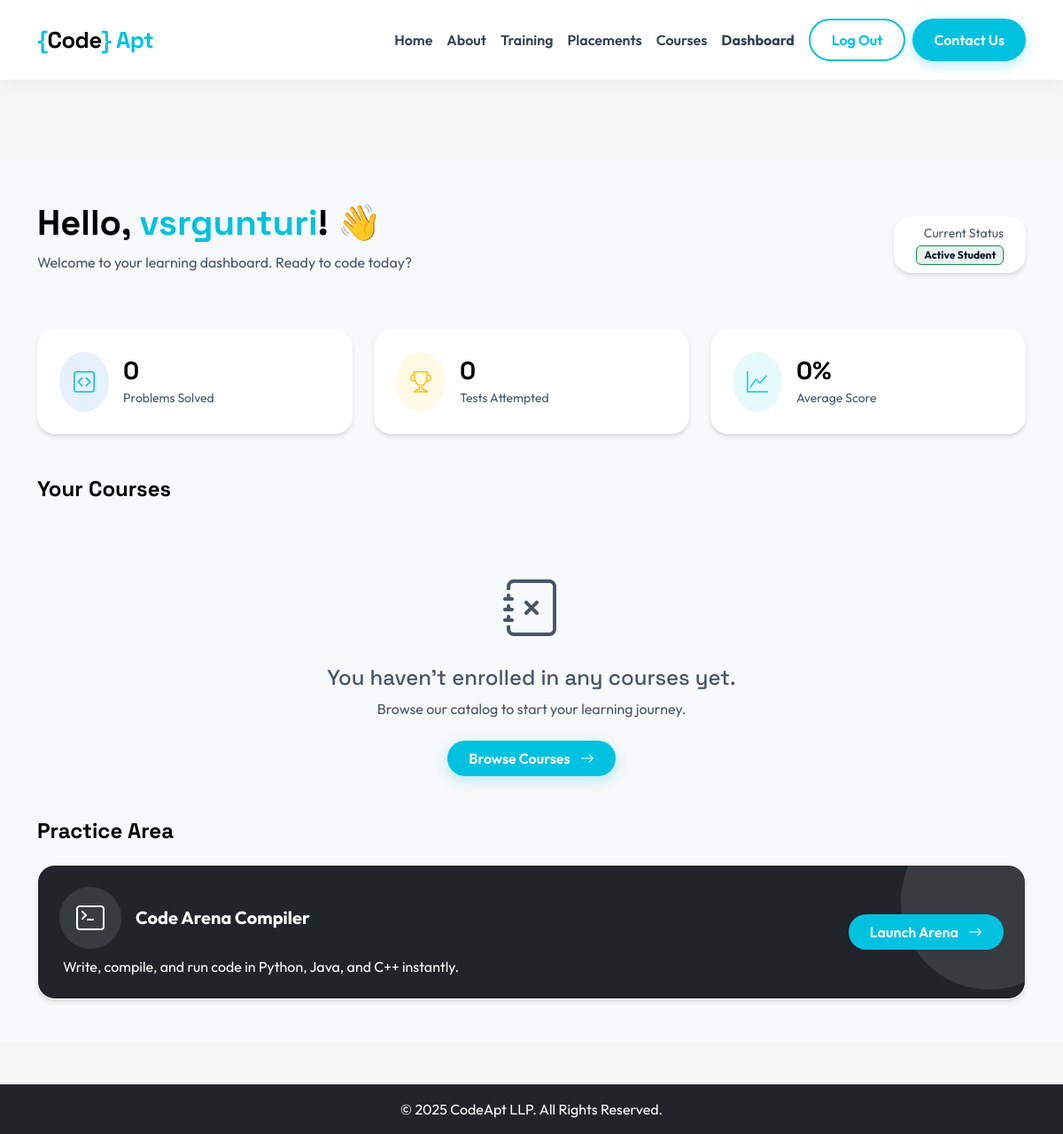
Page /dashboard/ (signed in) on the earlier database version.
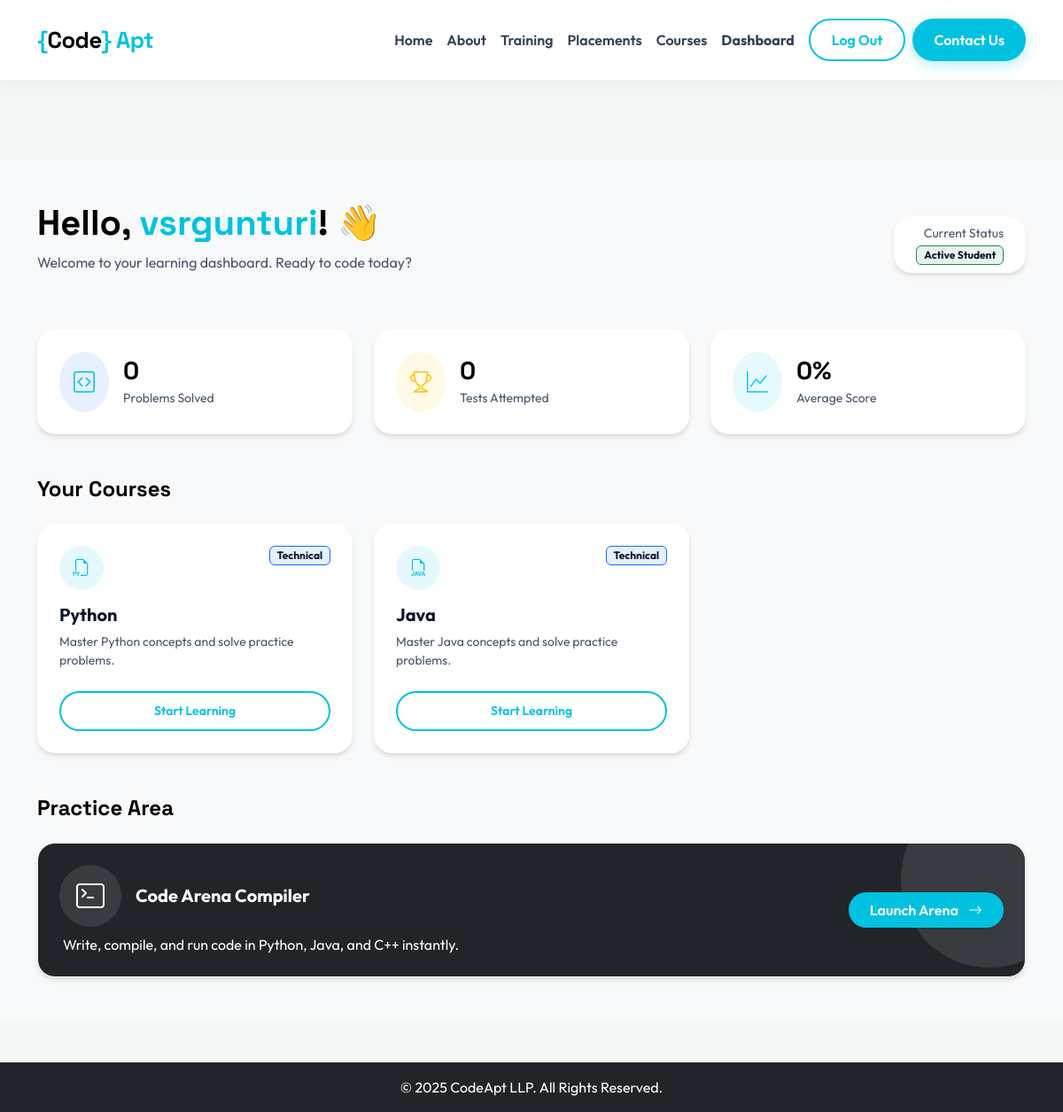
Same page on the later database version.
### curriculum/models.py (models this page shows, shortened)
class Subject(models.Model):
    program = models.ForeignKey(Program, on_delete=models.CASCADE, related_name='subjects')
    name = models.CharField(max_length=100)
    slug = models.SlugField(unique=True, blank=True)
    image = models.ImageField(upload_to='subjects/', blank=True, null=True)
    description = models.TextField(blank=True, help_text="Short summary for the course card")
    price = models.DecimalField(max_digits=10, decimal_places=2, default=0.00)
    discount_price = models.DecimalField(max_digits=10, decimal_places=2, blank=True, null=True, help_text="If set, shows original price with strikethrough")
    is_popular = models.BooleanField(default=False) # To show a "Bestseller" badge

class Program(models.Model):
    name = models.CharField(max_length=100)  # e.g., "Technical Training"
    description = models.TextField(blank=True)

### core/views.py (the view)
# urls.py: path('dashboard/', views.dashboard, name='dashboard'),
@login_required(login_url='login')
def dashboard(request):
    user_enrollments = Enrollment.objects.filter(user=request.user).select_related('subject')
    my_courses = [enrollment.subject for enrollment in user_enrollments]
    context = {
        'user': request.user,
        'subjects': my_courses  # Now this only contains enrolled courses
    }
    return render(request, 'core/dashboard.html', context)

### templates/core/dashboard.html (shortened to what this page needs)
{% extends 'base.html' %}
{% block content %}
<div class="bg-light py-5">
    <div class="container">
        <div class="row align-items-center mb-5">
            <div class="col-md-8">
                <h1 class="fw-bold brand-black">Hello, <span class="brand-cyan">{{ user.username }}</span>! 👋</h1>
                <p class="text-muted">Welcome to your learning dashboard. Ready to code today?</p>
            </div>
            <div class="col-md-4 text-md-end">
                <div class="content-card d-inline-block px-4 py-2">
                    <small class="text-muted d-block">Current Status</small>
                    <span class="badge bg-success bg-opacity-10 text-success border border-success">Active Student</span>
                </div>
            </div>
        </div>
        <div class="row g-4 mb-5">
            <div class="col-md-4">
                <div class="content-card p-4 d-flex align-items-center">
                    <div class="rounded-circle bg-primary bg-opacity-10 p-3 me-3">
                        <i class="bi bi-code-square fs-4 brand-cyan"></i>
                    </div>
                    <div>
                        <h3 class="fw-bold mb-0">0</h3>
                        <small class="text-muted">Problems Solved</small>
                    </div>
                </div>
            </div>
            <div class="col-md-4">
                <div class="content-card p-4 d-flex align-items-center">
                    <div class="rounded-circle bg-warning bg-opacity-10 p-3 me-3">
                        <i class="bi bi-trophy fs-4 text-warning"></i>
                    </div>
                    <div>
                        <h3 class="fw-bold mb-0">0</h3>
                        <small class="text-muted">Tests Attempted</small>
                    </div>
                </div>
            </div>
            <div class="col-md-4">
                <div class="content-card p-4 d-flex align-items-center">
                    <div class="rounded-circle bg-info bg-opacity-10 p-3 me-3">
                        <i class="bi bi-graph-up fs-4 text-info"></i>
                    </div>
                    <div>
                        <h3 class="fw-bold mb-0">0%</h3>
                        <small class="text-muted">Average Score</small>
                    </div>
                </div>
            </div>
        </div>
        <h4 class="fw-bold mb-4">Your Courses</h4>
        {% if subjects %}
        <div class="row g-4 mb-5">
            {% for subject in subjects %}
            <div class="col-md-6 col-lg-4">
                <div class="content-card p-4 h-100 d-flex flex-column">
                    <div class="d-flex justify-content-between align-items-start mb-3">
                        <div class="icon-box mb-0" style="width: 50px; height: 50px; font-size: 1.2rem;">
                            {% if "Python" in subject.name %}
                                <i class="bi bi-filetype-py"></i>
                            {% elif "Java" in subject.name %}
                                <i class="bi bi-filetype-java"></i>
                            {% elif "Aptitude" in subject.name %}
                                <i class="bi bi-calculator"></i>
                            {% else %}
                                <i class="bi bi-code-slash"></i>
                            {% endif %}
                        </div>
                        <span class="badge bg-primary bg-opacity-10 text-primary border border-primary">
                            {{ subject.program.name }}
                        </span>
                    </div>
                    <h5 class="fw-bold">{{ subject.name }}</h5>
                    <p class="text-muted small flex-grow-1">
                        Master {{ subject.name }} concepts and solve practice problems.
                    </p>
                    <a href="{% url 'course_detail' subject.slug %}" class="btn btn-outline-primary btn-sm w-100 mt-2">Start Learning</a>
                </div>
            </div>
            {% endfor %}
        </div>
        {% else %}
            <div class="text-center py-5">
                <div class="mb-3">
                    <i class="bi bi-journal-x text-muted" style="font-size: 4rem;"></i>
                </div>
                <h4 class="text-muted">You haven't enrolled in any courses yet.</h4>
                <p class="text-muted mb-4">Browse our catalog to start your learning journey.</p>
                <a href="{% url 'courses' %}" class="btn btn-primary px-4 py-2">
                    Browse Courses <i class="bi bi-arrow-right ms-2"></i>
                </a>
            </div>
        {% endif %}
        <h4 class="fw-bold mb-4">Practice Area</h4>
        <div class="row">
            <div class="col-12">
                <div class="content-card p-4 bg-dark text-white d-flex justify-content-between align-items-center position-relative overflow-hidden">
                    <div class="position-relative z-2">
                        <div class="d-flex align-items-center mb-2">
                            <div class="icon-box bg-white bg-opacity-10 text-white mb-0 me-3">
                                <i class="bi bi-terminal"></i>
                            </div>
                            <h5 class="fw-bold mb-0 text-white">Code Arena Compiler</h5>
                        </div>
                        <p class="text-white-50 mb-0 ms-1">Write, compile, and run code in Python, Java, and C++ instantly.</p>
                    </div>
                    <div class="position-relative z-2">
                        <a href="{% url 'arena' %}" class="btn btn-primary px-4 py-2 shadow-sm">
                            Launch Arena <i class="bi bi-arrow-right ms-2"></i>
                        </a>
                    </div>
                </div>
            </div>
        </div>
    </div>
</div>
{% endblock %}

### templates/base.html (shortened to what this page needs)
<!DOCTYPE html>
<html lang="en">
<head>
    <link href="https://cdn.jsdelivr.net/npm/bootstrap@5.3.0/dist/css/bootstrap.min.css" rel="stylesheet">
    <link rel="stylesheet" href="https://cdn.jsdelivr.net/npm/bootstrap-icons@1.10.5/font/bootstrap-icons.css">
    <link href="https://unpkg.com/aos@2.3.1/dist/aos.css" rel="stylesheet">
    {% load static %}
    <link rel="stylesheet" href="{% static 'css/style.css' %}">
</head>
<body>
    <nav class="navbar navbar-expand-lg fixed-top">
    <div class="container">
        <a class="navbar-brand" href="/">
            <span class="brand-cyan">{</span><span class="brand-black">Code</span><span class="brand-cyan">}</span>
            <span class="brand-cyan">Apt</span>
        </a>
        <div class="collapse navbar-collapse" id="navbarNav">
            <ul class="navbar-nav ms-auto align-items-center">
                <li class="nav-item"><a class="nav-link" href="{% url 'index' %}">Home</a></li>
                <li class="nav-item"><a class="nav-link" href="{% url 'about' %}">About</a></li>
                <li class="nav-item"><a class="nav-link" href="{% url 'training' %}">Training</a></li>
                <li class="nav-item"><a class="nav-link" href="{% url 'placements' %}">Placements</a></li>
                <li class="nav-item"><a class="nav-link" href="{% url 'courses' %}">Courses</a></li>
                {% if user.is_authenticated %}
                    <li class="nav-item"><a class="nav-link fw-bold" href="{% url 'dashboard' %}">Dashboard</a></li>
                    <li class="nav-item ms-2">
                        <a class="btn btn-outline-primary px-4" href="{% url 'logout' %}">Log Out</a>
                    </li>
                {% else %}
                    <li class="nav-item"><a class="nav-link" href="{% url 'login' %}">Login</a></li>
                    <li class="nav-item ms-2">
                        <a class="btn btn-primary px-4" href="{% url 'register' %}">Sign Up</a>
                    </li>
                {% endif %}
                <li class="nav-item ms-2">
                    <a class="btn btn-primary px-4" href="{% url 'contact' %}">Contact Us</a>
                </li>
            </ul>
        </div>
    </div>
</nav>
    <div class="container-fluid p-0" style="margin-top: 20px;">
        {% block content %}
        {% endblock %}
    </div>
    <footer class="bg-dark text-white text-center py-3 mt-5">
        <div class="container">
            <p class="mb-0">&copy; 2025 CodeApt LLP. All Rights Reserved.</p>
        </div>
    </footer>
</body>
</html>

### static/css/style.css (style rules this page uses)
:root { --brand-cyan: #00C2E0; --brand-black: #000000; --bg-body: #f4f7f6; --text-main: #0f172a; --text-muted: #475569; --card-shadow: 0 4px 6px -1px rgba(0, 0, 0, 0.1), 0 2px 4px -1px rgba(0, 0, 0, 0.06); --card-hover: 0 10px 15px -3px rgba(0, 194, 224, 0.1), 0 4px 6px -2px rgba(0, 194, 224, 0.05); }
body { font-family: 'Outfit', sans-serif; background-color: var(--bg-body); color: var(--text-main); overflow-x: hidden; padding-top: 160px; }
h1, h2, h3, h4, .navbar-brand { font-family: 'Space Grotesk', sans-serif; color: var(--brand-black); }
p, li, div { color: var(--text-main); }
span:not([class*="text-"]) { color: var(--text-main); }
.text-muted { color: var(--text-muted) !important; }
.text-white, .text-white-50, .badge { color: inherit !important; }
.bg-dark, .bg-dark * { color: white !important; }
.brand-cyan { color: var(--brand-cyan) !important; }
.brand-black { color: var(--brand-black) !important; }
.navbar { background: rgba(255, 255, 255, 0.98) !important; backdrop-filter: blur(10px); box-shadow: 0 4px 20px rgba(0,0,0,0.05); padding: 15px 0; height: 90px; }
.navbar-brand { font-weight: 800; font-size: 1.6rem; letter-spacing: -0.5px; }
.nav-link { color: #334155 !important; font-weight: 600; transition: 0.3s; }
.btn-primary { background-color: var(--brand-cyan); border: none; color: white !important; padding: 12px 30px; border-radius: 50px; font-weight: 600; box-shadow: 0 4px 15px rgba(0, 194, 224, 0.3); transition: all 0.3s; }
.btn-outline-primary { border: 2px solid var(--brand-cyan); color: var(--brand-cyan) !important; padding: 10px 30px; border-radius: 50px; font-weight: 600; background: transparent; }
.feature-card, .content-card { background: white; border: 1px solid white; border-radius: 20px; padding: 2.5rem; transition: all 0.3s ease; box-shadow: var(--card-shadow); height: 100%; }
.icon-box { width: 70px; height: 70px; background: rgba(0, 194, 224, 0.1); color: var(--brand-cyan); border-radius: 50%; display: flex; align-items: center; justify-content: center; font-size: 2rem; margin-bottom: 20px; }

Differences in the rows shown:
now on this page (row edited): Subject: program.name "Technical", name "Python"
now on this page (row edited): Subject: program.name "Technical", name "Java"
Other differences:
text no longer shown: "You haven't enrolled in any courses yet. Browse our catalog to start your learning journey. Browse Courses"
